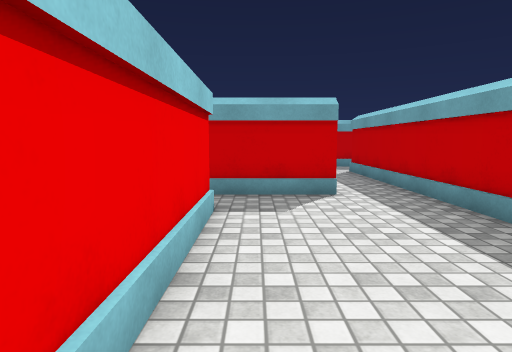
[1] (above)

16 first-person views from a walk through a scene from a Unity 3-D project. The camera is 1.2 m above the floor, tilts 6° down and sees 75° across. The floor is counted in squares, 1 m on a side. Each view is taken from the middle of a square. On the plan, view 1 faces up. The plan holds only what a view shows up to about 14 squares ahead; the rest is blank. The place goes on beyond the plan. Some animated figures are left out. Surface patterns are stand-ins for the level's own textures.

[2]
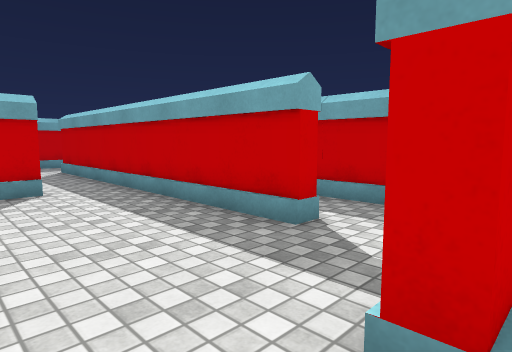

[3]
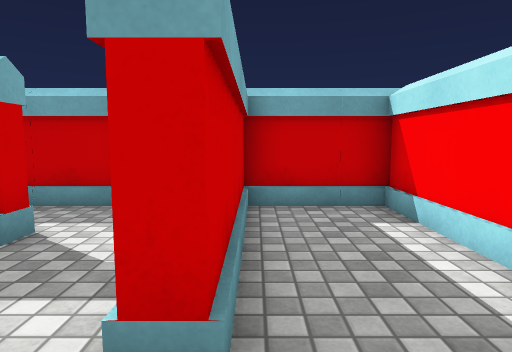

[4]
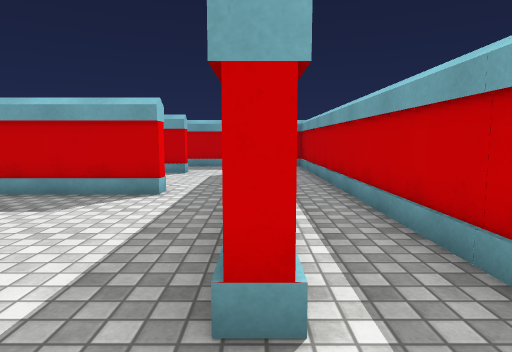

[5]
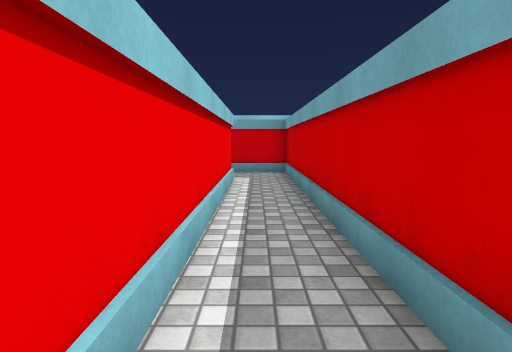

[6]
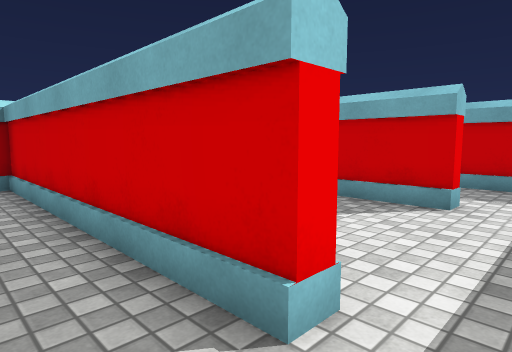

[7]
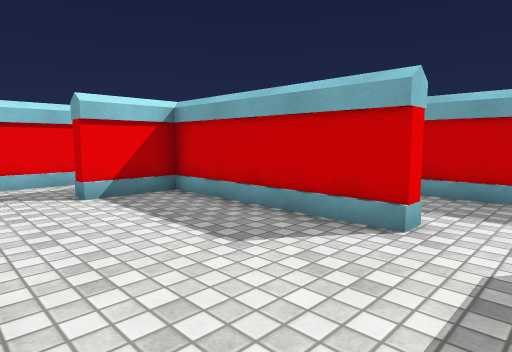

[8]
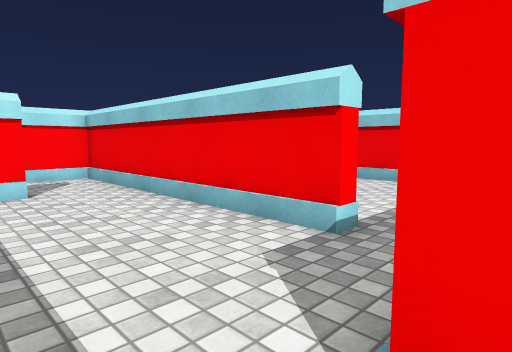

[9]
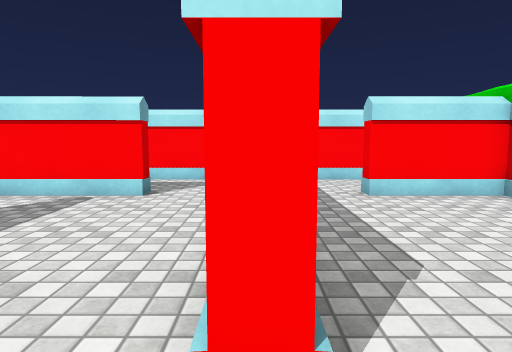

[10]
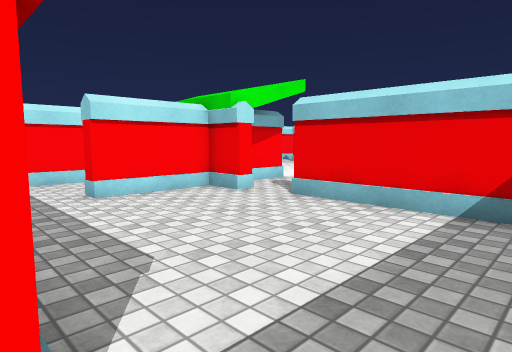

[11]
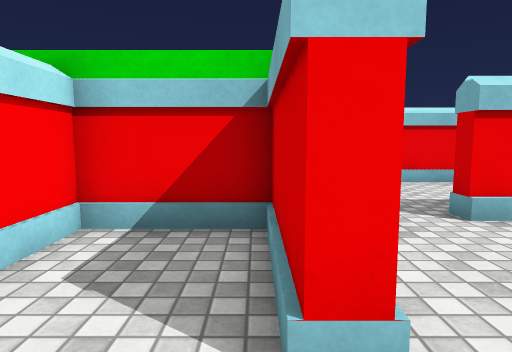

[12]
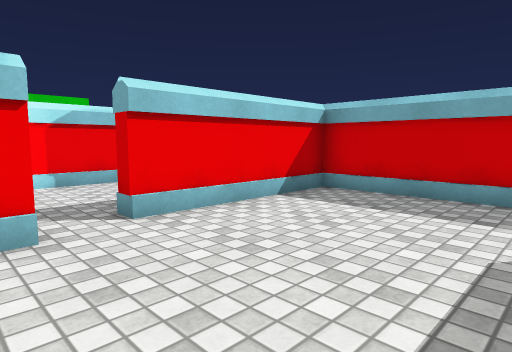

[13]
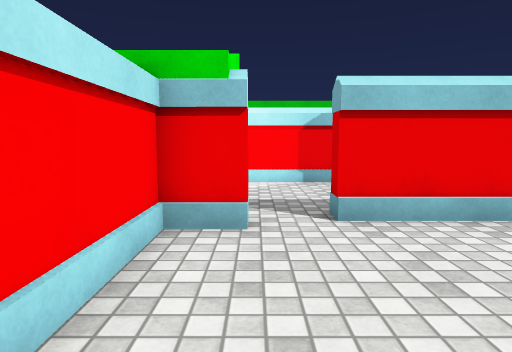

[14]
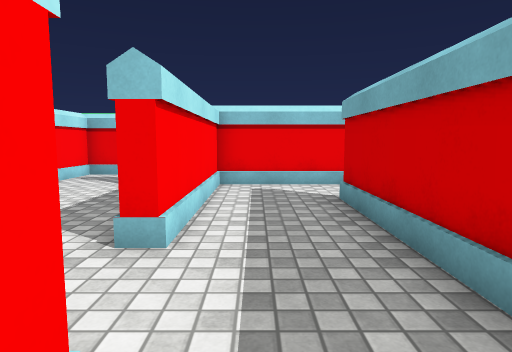

[15]
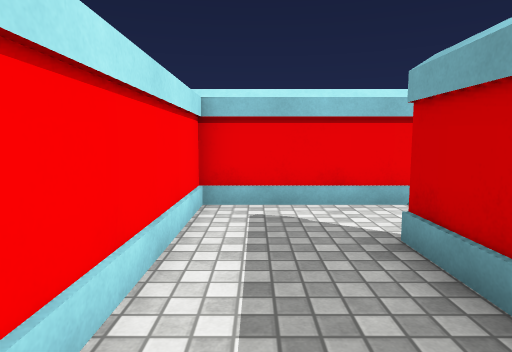

[16]
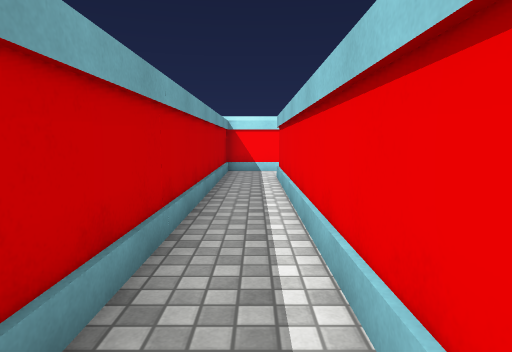

### Floor plan
Ten units are one square. View 1 is at (0, 0); x grows to the right and y downward. Boxes are objects, and circles mark ways between rooms. Rooms are numbered by the first view taken in them; rooms with no view inside come last. Other rooms are left out.
<svg viewBox="-75 -175 142 215">
<path fill="none" stroke="#000" d="M-14 -57 -8 -57 -8 5M38 -19 38 -86M18 -81 18 -75 -16 -75M15 8 15 3 35 3M-8 5 -8 35 62 35 62 8 15 8M38 -133 42 -133 42 -19 38 -19M35 3 62 3 62 -158 35 -158M-35 3 -35 8 -65 8 -65 35 -29 35M-65 -9 -65 3 -35 3M-16 -75 -70 -75 -70 -22M35 -158 -20 -158M-43 -170 -43 -129 14 -129M14 -129 14 -125 -43 -125 -43 -103 -48 -103M38 -86 38 -133"/>
<circle cx="5" cy="10" r="3" fill="#2a7"/>
<circle cx="40" cy="-5" r="3" fill="#2a7"/>
<circle cx="-10" cy="-65" r="3" fill="#2a7"/>
<circle cx="25" cy="-80" r="3" fill="#2a7"/>
<circle cx="40" cy="-145" r="3" fill="#2a7"/>
<circle cx="-25" cy="10" r="3" fill="#2a7"/>
<circle cx="25" cy="-130" r="3" fill="#2a7"/>
<text x="10" y="-40">1</text>
<text x="20" y="20">2</text>
<text x="50" y="-80">3</text>
<text x="-40" y="20">4</text>
<text x="-40" y="-40">5</text>
<text x="0" y="-150">6</text>
<text x="0" y="-110">7</text>
</svg>
Room 1 opens to room 2. Room 1 opens to room 3. Room 1 opens to room 5. Room 1 opens to room 7. Room 3 opens to room 6. Room 4 opens to room 5. Room 6 opens to room 7.

Where each view was taken, in squares from view 1:
view 1: 0 up, 0 right, facing up
view 2: 1 down, 0 right, facing up-right
view 3: 1 down, 0 right, facing right
view 4: 0 up, 4 right, facing up
view 5: 3 up, 5 right, facing up
view 6: 6 up, 3 right, facing up-left
view 7: 8 up, 3 right, facing up-left
view 8: 8 up, 3 right, facing down-left
view 9: 7 up, 1 left, facing down
view 10: 7 up, 1 left, facing down-left
view 11: 1 down, 2 left, facing left
view 12: 0 up, 2 left, facing up-left
view 13: 1 up, 2 left, facing left
view 14: 14 up, 5 right, facing left
view 15: 14 up, 2 right, facing left
view 16: 13 up, 5 right, facing down
